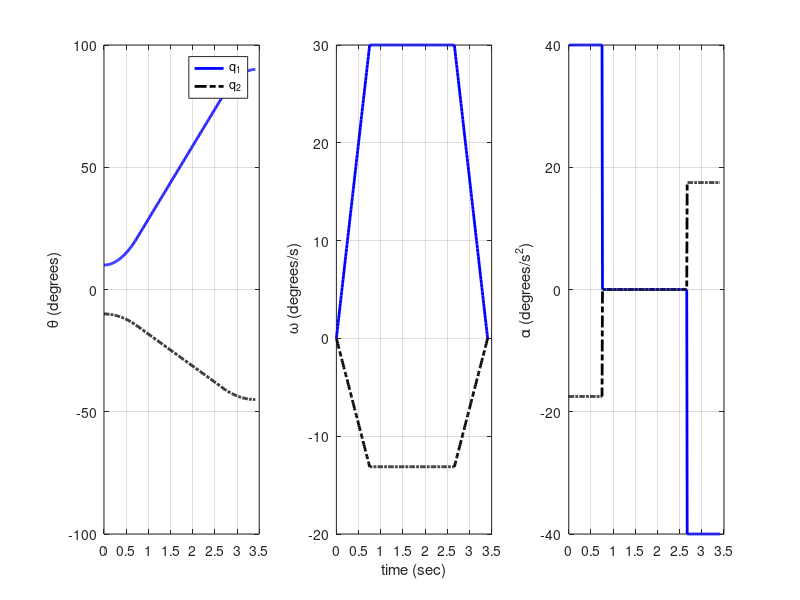

Write the MATLAB code that produced this figure.
%% 
% 	Fundamentals of Robotics
%   CRC Press, Taylor & Francis Group, LLC
%   © 2025 Hamid D. Taghirad
%
%   This code provides Trajectory planning of 2R Robot
%   By Linear with parabolic blend (Time optimal)
%   Case Study 10.5
%
%% Parameter Definitions
clear all, clc; clf;

%   Initial and final conditions

a=[1; 0.707];
q0=[10 -10]; 
qf=[90 -45];
eta=((qf(2)-q0(2))/(qf(1)-q0(1)));
omax=30;amax=40;

%   Defining time and trajectories
tf=1/omax*(qf(1)-q0(1))+omax/amax;
%tf=round(tf,2);
ts=0.01;
tb=omax/amax;
Omega=omax*[1 eta];
alpha=amax*[1 eta];


t=0:ts:tf;t=t'; 
t1=0:ts:tb;t1=t1';
t2=tb+ts:ts:tf-tb;, t2=t2';
t3=tf-tb+ts:ts:tf;t3=t3';
q=[q0+1/2*alpha.*t1.^2
    q0+Omega.*(t2-tb/2)
    q0+Omega.*(t3-1/2*tb)-1/2*alpha.*(t3-tf+tb).^2];
dq= [alpha.*t1
    Omega.*ones(size(t2))
    Omega-alpha.*(t3-tf+tb)];
d2q=[alpha+zeros(size(t1))
    alpha.*zeros(size(t2))
    -alpha+zeros(size(t3))];

%%   Final trajectory in joint space
%   Figure 10.9 of the book
figure(1)
subplot(1,3,1)
plot(t,q(:,1),'b', t,q(:,2),'-.k'), grid
ylabel('\theta (degrees)'), legend('q_1', 'q_2')
subplot(1,3,2)
plot(t,dq(:,1),'b', t,dq(:,2),'-.k'), grid
xlabel('time (sec)'), ylabel(' \omega (degrees/s)')
subplot(1,3,3)
plot(t,d2q(:,1),'b', t,d2q(:,2),'-.k'), grid
ylabel('\alpha (degrees/s^2)')
set(findall(figure(1),'type','line'),'linewidth',2)

